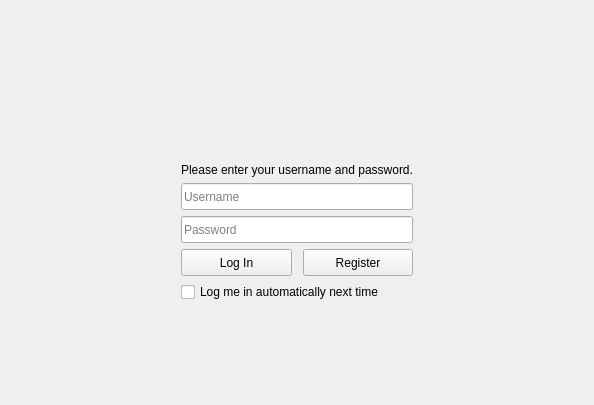
<?xml version="1.0" encoding="UTF-8"?>
<ui version="4.0">
 <class>FormMain</class>
 <widget class="QMainWindow" name="FormMain">
  <property name="geometry">
   <rect>
    <x>0</x>
    <y>0</y>
    <width>594</width>
    <height>405</height>
   </rect>
  </property>
  <property name="windowTitle">
   <string>Canyon</string>
  </property>
  <property name="styleSheet">
   <string notr="true"/>
  </property>
  <widget class="QWidget" name="centralWidget">
   <property name="focusPolicy">
    <enum>Qt::ClickFocus</enum>
   </property>
   <layout class="QHBoxLayout" name="horizontalLayout_6">
    <property name="margin">
     <number>0</number>
    </property>
    <item>
     <widget class="SlidingStackedWidget" name="stackedWidget">
      <property name="styleSheet">
       <string notr="true"/>
      </property>
      <property name="currentIndex">
       <number>0</number>
      </property>
      <widget class="QWidget" name="page">
       <property name="styleSheet">
        <string notr="true"/>
       </property>
       <layout class="QHBoxLayout" name="horizontalLayout">
        <item>
         <spacer name="horizontalSpacer_3">
          <property name="orientation">
           <enum>Qt::Horizontal</enum>
          </property>
          <property name="sizeType">
           <enum>QSizePolicy::MinimumExpanding</enum>
          </property>
          <property name="sizeHint" stdset="0">
           <size>
            <width>40</width>
            <height>20</height>
           </size>
          </property>
         </spacer>
        </item>
        <item>
         <layout class="QHBoxLayout" name="horizontalLayout_2">
          <item>
           <layout class="QVBoxLayout" name="verticalLayout">
            <item>
             <spacer name="verticalSpacer">
              <property name="orientation">
               <enum>Qt::Vertical</enum>
              </property>
              <property name="sizeHint" stdset="0">
               <size>
                <width>20</width>
                <height>40</height>
               </size>
              </property>
             </spacer>
            </item>
            <item>
             <widget class="QLabel" name="logo">
              <property name="sizePolicy">
               <sizepolicy hsizetype="Minimum" vsizetype="Preferred">
                <horstretch>0</horstretch>
                <verstretch>0</verstretch>
               </sizepolicy>
              </property>
              <property name="minimumSize">
               <size>
                <width>23</width>
                <height>43</height>
               </size>
              </property>
              <property name="maximumSize">
               <size>
                <width>16777214</width>
                <height>16777215</height>
               </size>
              </property>
              <property name="styleSheet">
               <string notr="true">image: url(:/MainForm/Resources/logo.png);</string>
              </property>
              <property name="text">
               <string/>
              </property>
             </widget>
            </item>
            <item>
             <spacer name="verticalSpacer_7">
              <property name="orientation">
               <enum>Qt::Vertical</enum>
              </property>
              <property name="sizeType">
               <enum>QSizePolicy::Minimum</enum>
              </property>
              <property name="sizeHint" stdset="0">
               <size>
                <width>10</width>
                <height>10</height>
               </size>
              </property>
             </spacer>
            </item>
            <item alignment="Qt::AlignHCenter">
             <widget class="QLabel" name="labelError">
              <property name="sizePolicy">
               <sizepolicy hsizetype="Fixed" vsizetype="Preferred">
                <horstretch>0</horstretch>
                <verstretch>0</verstretch>
               </sizepolicy>
              </property>
              <property name="styleSheet">
               <string notr="true"/>
              </property>
              <property name="text">
               <string>Please enter your username and password.</string>
              </property>
              <property name="textFormat">
               <enum>Qt::AutoText</enum>
              </property>
              <property name="alignment">
               <set>Qt::AlignCenter</set>
              </property>
              <property name="wordWrap">
               <bool>false</bool>
              </property>
             </widget>
            </item>
            <item>
             <widget class="QLineEdit" name="editUsername">
              <property name="sizePolicy">
               <sizepolicy hsizetype="Minimum" vsizetype="Fixed">
                <horstretch>0</horstretch>
                <verstretch>0</verstretch>
               </sizepolicy>
              </property>
              <property name="minimumSize">
               <size>
                <width>200</width>
                <height>27</height>
               </size>
              </property>
              <property name="focusPolicy">
               <enum>Qt::StrongFocus</enum>
              </property>
              <property name="text">
               <string/>
              </property>
              <property name="placeholderText">
               <string>Username</string>
              </property>
             </widget>
            </item>
            <item>
             <widget class="QLineEdit" name="editPassword">
              <property name="sizePolicy">
               <sizepolicy hsizetype="Minimum" vsizetype="Fixed">
                <horstretch>0</horstretch>
                <verstretch>0</verstretch>
               </sizepolicy>
              </property>
              <property name="minimumSize">
               <size>
                <width>0</width>
                <height>27</height>
               </size>
              </property>
              <property name="text">
               <string/>
              </property>
              <property name="echoMode">
               <enum>QLineEdit::Password</enum>
              </property>
              <property name="placeholderText">
               <string>Password</string>
              </property>
             </widget>
            </item>
            <item>
             <layout class="QHBoxLayout" name="horizontalLayout_4">
              <item>
               <widget class="QPushButton" name="btnLogin">
                <property name="minimumSize">
                 <size>
                  <width>0</width>
                  <height>27</height>
                 </size>
                </property>
                <property name="text">
                 <string>Log In</string>
                </property>
               </widget>
              </item>
              <item>
               <spacer name="horizontalSpacer_7">
                <property name="orientation">
                 <enum>Qt::Horizontal</enum>
                </property>
                <property name="sizeType">
                 <enum>QSizePolicy::Fixed</enum>
                </property>
                <property name="sizeHint" stdset="0">
                 <size>
                  <width>5</width>
                  <height>20</height>
                 </size>
                </property>
               </spacer>
              </item>
              <item>
               <widget class="QPushButton" name="btnRegister">
                <property name="minimumSize">
                 <size>
                  <width>0</width>
                  <height>27</height>
                 </size>
                </property>
                <property name="text">
                 <string>Register</string>
                </property>
               </widget>
              </item>
             </layout>
            </item>
            <item>
             <widget class="QCheckBox" name="checkAutoLogin">
              <property name="sizePolicy">
               <sizepolicy hsizetype="Minimum" vsizetype="Fixed">
                <horstretch>0</horstretch>
                <verstretch>0</verstretch>
               </sizepolicy>
              </property>
              <property name="text">
               <string>Log me in automatically next time</string>
              </property>
              <property name="checked">
               <bool>false</bool>
              </property>
             </widget>
            </item>
            <item>
             <spacer name="verticalSpacer_2">
              <property name="orientation">
               <enum>Qt::Vertical</enum>
              </property>
              <property name="sizeHint" stdset="0">
               <size>
                <width>20</width>
                <height>40</height>
               </size>
              </property>
             </spacer>
            </item>
           </layout>
          </item>
         </layout>
        </item>
        <item>
         <spacer name="horizontalSpacer_4">
          <property name="orientation">
           <enum>Qt::Horizontal</enum>
          </property>
          <property name="sizeType">
           <enum>QSizePolicy::MinimumExpanding</enum>
          </property>
          <property name="sizeHint" stdset="0">
           <size>
            <width>40</width>
            <height>20</height>
           </size>
          </property>
         </spacer>
        </item>
       </layout>
      </widget>
      <widget class="QWidget" name="page_2">
       <layout class="QHBoxLayout" name="horizontalLayout_3">
        <item>
         <spacer name="horizontalSpacer">
          <property name="orientation">
           <enum>Qt::Horizontal</enum>
          </property>
          <property name="sizeHint" stdset="0">
           <size>
            <width>40</width>
            <height>20</height>
           </size>
          </property>
         </spacer>
        </item>
        <item>
         <layout class="QVBoxLayout" name="verticalLayout_2">
          <item>
           <spacer name="verticalSpacer_3">
            <property name="orientation">
             <enum>Qt::Vertical</enum>
            </property>
            <property name="sizeHint" stdset="0">
             <size>
              <width>20</width>
              <height>40</height>
             </size>
            </property>
           </spacer>
          </item>
          <item alignment="Qt::AlignHCenter">
           <widget class="QLabel" name="imageLoading">
            <property name="sizePolicy">
             <sizepolicy hsizetype="Fixed" vsizetype="Fixed">
              <horstretch>0</horstretch>
              <verstretch>0</verstretch>
             </sizepolicy>
            </property>
            <property name="minimumSize">
             <size>
              <width>32</width>
              <height>32</height>
             </size>
            </property>
            <property name="baseSize">
             <size>
              <width>32</width>
              <height>32</height>
             </size>
            </property>
            <property name="text">
             <string/>
            </property>
            <property name="textFormat">
             <enum>Qt::PlainText</enum>
            </property>
           </widget>
          </item>
          <item>
           <spacer name="verticalSpacer_8">
            <property name="orientation">
             <enum>Qt::Vertical</enum>
            </property>
            <property name="sizeType">
             <enum>QSizePolicy::Fixed</enum>
            </property>
            <property name="sizeHint" stdset="0">
             <size>
              <width>20</width>
              <height>15</height>
             </size>
            </property>
           </spacer>
          </item>
          <item>
           <widget class="QPushButton" name="btnCancel">
            <property name="minimumSize">
             <size>
              <width>100</width>
              <height>30</height>
             </size>
            </property>
            <property name="text">
             <string>Cancel</string>
            </property>
           </widget>
          </item>
          <item>
           <spacer name="verticalSpacer_4">
            <property name="orientation">
             <enum>Qt::Vertical</enum>
            </property>
            <property name="sizeHint" stdset="0">
             <size>
              <width>20</width>
              <height>40</height>
             </size>
            </property>
           </spacer>
          </item>
         </layout>
        </item>
        <item>
         <spacer name="horizontalSpacer_2">
          <property name="orientation">
           <enum>Qt::Horizontal</enum>
          </property>
          <property name="sizeHint" stdset="0">
           <size>
            <width>40</width>
            <height>20</height>
           </size>
          </property>
         </spacer>
        </item>
       </layout>
      </widget>
      <widget class="QWidget" name="page_3">
       <property name="styleSheet">
        <string notr="true"/>
       </property>
       <layout class="QHBoxLayout" name="horizontalLayout_7">
        <property name="spacing">
         <number>0</number>
        </property>
        <property name="margin">
         <number>0</number>
        </property>
        <item>
         <widget class="QWidget" name="sidebar" native="true">
          <property name="sizePolicy">
           <sizepolicy hsizetype="MinimumExpanding" vsizetype="Preferred">
            <horstretch>1</horstretch>
            <verstretch>0</verstretch>
           </sizepolicy>
          </property>
          <property name="minimumSize">
           <size>
            <width>48</width>
            <height>0</height>
           </size>
          </property>
          <property name="maximumSize">
           <size>
            <width>96</width>
            <height>16777215</height>
           </size>
          </property>
          <property name="styleSheet">
           <string notr="true"/>
          </property>
          <layout class="QVBoxLayout" name="verticalLayout_3">
           <property name="spacing">
            <number>8</number>
           </property>
           <property name="leftMargin">
            <number>0</number>
           </property>
           <property name="topMargin">
            <number>12</number>
           </property>
           <property name="rightMargin">
            <number>0</number>
           </property>
           <property name="bottomMargin">
            <number>5</number>
           </property>
           <item alignment="Qt::AlignHCenter">
            <widget class="QLabel" name="label_2">
             <property name="minimumSize">
              <size>
               <width>32</width>
               <height>32</height>
              </size>
             </property>
             <property name="styleSheet">
              <string notr="true">image: url(:/MainForm/Resources/icon.png);</string>
             </property>
             <property name="text">
              <string/>
             </property>
            </widget>
           </item>
           <item>
            <spacer name="verticalSpacer_9">
             <property name="orientation">
              <enum>Qt::Vertical</enum>
             </property>
             <property name="sizeType">
              <enum>QSizePolicy::Fixed</enum>
             </property>
             <property name="sizeHint" stdset="0">
              <size>
               <width>0</width>
               <height>10</height>
              </size>
             </property>
            </spacer>
           </item>
           <item>
            <widget class="QPushButton" name="btnAdd">
             <property name="sizePolicy">
              <sizepolicy hsizetype="Expanding" vsizetype="Fixed">
               <horstretch>0</horstretch>
               <verstretch>0</verstretch>
              </sizepolicy>
             </property>
             <property name="minimumSize">
              <size>
               <width>32</width>
               <height>32</height>
              </size>
             </property>
             <property name="toolTip">
              <string>Add peer</string>
             </property>
             <property name="styleSheet">
              <string notr="true"/>
             </property>
             <property name="text">
              <string/>
             </property>
             <property name="iconSize">
              <size>
               <width>16</width>
               <height>16</height>
              </size>
             </property>
            </widget>
           </item>
           <item>
            <widget class="QPushButton" name="btnOptions">
             <property name="sizePolicy">
              <sizepolicy hsizetype="MinimumExpanding" vsizetype="Fixed">
               <horstretch>0</horstretch>
               <verstretch>0</verstretch>
              </sizepolicy>
             </property>
             <property name="minimumSize">
              <size>
               <width>26</width>
               <height>26</height>
              </size>
             </property>
             <property name="toolTip">
              <string>Options</string>
             </property>
             <property name="styleSheet">
              <string notr="true"/>
             </property>
             <property name="text">
              <string/>
             </property>
            </widget>
           </item>
           <item>
            <widget class="QPushButton" name="btnLogout">
             <property name="sizePolicy">
              <sizepolicy hsizetype="Expanding" vsizetype="Fixed">
               <horstretch>0</horstretch>
               <verstretch>0</verstretch>
              </sizepolicy>
             </property>
             <property name="minimumSize">
              <size>
               <width>26</width>
               <height>26</height>
              </size>
             </property>
             <property name="toolTip">
              <string>Log out</string>
             </property>
             <property name="styleSheet">
              <string notr="true"/>
             </property>
             <property name="text">
              <string/>
             </property>
            </widget>
           </item>
           <item>
            <spacer name="verticalSpacer_6">
             <property name="orientation">
              <enum>Qt::Vertical</enum>
             </property>
             <property name="sizeHint" stdset="0">
              <size>
               <width>20</width>
               <height>40</height>
              </size>
             </property>
            </spacer>
           </item>
          </layout>
         </widget>
        </item>
        <item>
         <widget class="QScrollArea" name="scrollArea">
          <property name="sizePolicy">
           <sizepolicy hsizetype="Expanding" vsizetype="Expanding">
            <horstretch>6</horstretch>
            <verstretch>0</verstretch>
           </sizepolicy>
          </property>
          <property name="widgetResizable">
           <bool>true</bool>
          </property>
          <widget class="QWidget" name="scrollAreaWidgetContents">
           <property name="geometry">
            <rect>
             <x>0</x>
             <y>0</y>
             <width>507</width>
             <height>403</height>
            </rect>
           </property>
           <layout class="QVBoxLayout" name="verticalLayout_8">
            <property name="spacing">
             <number>0</number>
            </property>
            <property name="margin">
             <number>0</number>
            </property>
            <item>
             <widget class="QPushButton" name="pushButton">
              <property name="styleSheet">
               <string notr="true"/>
              </property>
              <property name="text">
               <string>PEERS</string>
              </property>
              <property name="checkable">
               <bool>false</bool>
              </property>
             </widget>
            </item>
            <item>
             <widget class="QPushButton" name="pushButton_2">
              <property name="text">
               <string>NOTIFICATIONS</string>
              </property>
             </widget>
            </item>
            <item>
             <spacer name="verticalSpacer_5">
              <property name="orientation">
               <enum>Qt::Vertical</enum>
              </property>
              <property name="sizeType">
               <enum>QSizePolicy::MinimumExpanding</enum>
              </property>
              <property name="sizeHint" stdset="0">
               <size>
                <width>20</width>
                <height>0</height>
               </size>
              </property>
             </spacer>
            </item>
            <item alignment="Qt::AlignHCenter">
             <widget class="QWidget" name="widget" native="true">
              <property name="minimumSize">
               <size>
                <width>0</width>
                <height>45</height>
               </size>
              </property>
              <property name="styleSheet">
               <string notr="true">
    font-size: 12pt;
	font-family: &quot;Segoe UI&quot;;
	color: rgb(95, 95, 95);</string>
              </property>
              <layout class="QHBoxLayout" name="horizontalLayout_5"/>
             </widget>
            </item>
           </layout>
          </widget>
         </widget>
        </item>
       </layout>
      </widget>
     </widget>
    </item>
   </layout>
  </widget>
  <action name="actionLog_Out">
   <property name="icon">
    <iconset resource="mainform.qrc">
     <normaloff>:/MainForm/Resources/arrow_back_16xLG.png</normaloff>:/MainForm/Resources/arrow_back_16xLG.png</iconset>
   </property>
   <property name="text">
    <string>Log out</string>
   </property>
  </action>
  <action name="actionExit">
   <property name="icon">
    <iconset resource="mainform.qrc">
     <normaloff>:/MainForm/Resources/DynamicHelp_5659.png</normaloff>:/MainForm/Resources/DynamicHelp_5659.png</iconset>
   </property>
   <property name="text">
    <string>Exit</string>
   </property>
  </action>
  <action name="actionOptions">
   <property name="icon">
    <iconset resource="mainform.qrc">
     <normaloff>:/MainForm/Resources/properties_16xLG.png</normaloff>:/MainForm/Resources/properties_16xLG.png</iconset>
   </property>
   <property name="text">
    <string>Options</string>
   </property>
  </action>
  <action name="actionOnline_Help">
   <property name="text">
    <string>Online help</string>
   </property>
  </action>
  <action name="actionAbout">
   <property name="text">
    <string>About</string>
   </property>
  </action>
  <action name="actionAdd_New_Peer">
   <property name="icon">
    <iconset resource="mainform.qrc">
     <normaloff>:/MainForm/Resources/UIThread_10386.png</normaloff>:/MainForm/Resources/UIThread_10386.png</iconset>
   </property>
   <property name="text">
    <string>Add new peer</string>
   </property>
  </action>
  <action name="actionShow_offline_peers">
   <property name="checkable">
    <bool>true</bool>
   </property>
   <property name="checked">
    <bool>true</bool>
   </property>
   <property name="text">
    <string>Show offline peers</string>
   </property>
  </action>
  <action name="actionStatus">
   <property name="checkable">
    <bool>true</bool>
   </property>
   <property name="text">
    <string>Status</string>
   </property>
  </action>
  <action name="actionName">
   <property name="checkable">
    <bool>true</bool>
   </property>
   <property name="checked">
    <bool>true</bool>
   </property>
   <property name="text">
    <string>Name</string>
   </property>
  </action>
  <action name="actionCopy_IPv4_address">
   <property name="text">
    <string>Copy IPv4 address</string>
   </property>
  </action>
  <action name="actionStart_chat">
   <property name="text">
    <string>Start chat</string>
   </property>
  </action>
  <action name="actionSend_Files">
   <property name="text">
    <string>Send Files...</string>
   </property>
  </action>
  <action name="actionPing">
   <property name="text">
    <string>Ping...</string>
   </property>
  </action>
 </widget>
 <layoutdefault spacing="6" margin="11"/>
 <customwidgets>
  <customwidget>
   <class>SlidingStackedWidget</class>
   <extends>QStackedWidget</extends>
   <header>SlidingStackedWidget.h</header>
   <container>1</container>
  </customwidget>
 </customwidgets>
 <tabstops>
  <tabstop>checkAutoLogin</tabstop>
  <tabstop>editUsername</tabstop>
  <tabstop>editPassword</tabstop>
  <tabstop>btnLogin</tabstop>
  <tabstop>btnRegister</tabstop>
  <tabstop>btnCancel</tabstop>
 </tabstops>
 <resources>
  <include location="mainform.qrc"/>
 </resources>
 <connections>
  <connection>
   <sender>btnLogin</sender>
   <signal>clicked()</signal>
   <receiver>FormMain</receiver>
   <slot>OnBtnLogin()</slot>
   <hints>
    <hint type="sourcelabel">
     <x>106</x>
     <y>327</y>
    </hint>
    <hint type="destinationlabel">
     <x>173</x>
     <y>250</y>
    </hint>
   </hints>
  </connection>
  <connection>
   <sender>btnCancel</sender>
   <signal>clicked()</signal>
   <receiver>FormMain</receiver>
   <slot>OnBtnCancelLoading()</slot>
   <hints>
    <hint type="sourcelabel">
     <x>173</x>
     <y>288</y>
    </hint>
    <hint type="destinationlabel">
     <x>173</x>
     <y>250</y>
    </hint>
   </hints>
  </connection>
  <connection>
   <sender>btnRegister</sender>
   <signal>clicked()</signal>
   <receiver>FormMain</receiver>
   <slot>OnBtnRegister()</slot>
   <hints>
    <hint type="sourcelabel">
     <x>239</x>
     <y>327</y>
    </hint>
    <hint type="destinationlabel">
     <x>173</x>
     <y>250</y>
    </hint>
   </hints>
  </connection>
  <connection>
   <sender>actionExit</sender>
   <signal>activated()</signal>
   <receiver>FormMain</receiver>
   <slot>OnExit()</slot>
   <hints>
    <hint type="sourcelabel">
     <x>-1</x>
     <y>-1</y>
    </hint>
    <hint type="destinationlabel">
     <x>173</x>
     <y>250</y>
    </hint>
   </hints>
  </connection>
  <connection>
   <sender>actionLog_Out</sender>
   <signal>activated()</signal>
   <receiver>FormMain</receiver>
   <slot>OnLogout()</slot>
   <hints>
    <hint type="sourcelabel">
     <x>-1</x>
     <y>-1</y>
    </hint>
    <hint type="destinationlabel">
     <x>173</x>
     <y>250</y>
    </hint>
   </hints>
  </connection>
  <connection>
   <sender>actionAdd_New_Peer</sender>
   <signal>activated()</signal>
   <receiver>FormMain</receiver>
   <slot>OnAddPeer()</slot>
   <hints>
    <hint type="sourcelabel">
     <x>-1</x>
     <y>-1</y>
    </hint>
    <hint type="destinationlabel">
     <x>173</x>
     <y>250</y>
    </hint>
   </hints>
  </connection>
  <connection>
   <sender>actionShow_offline_peers</sender>
   <signal>activated()</signal>
   <receiver>FormMain</receiver>
   <slot>ShowOfflinePeers()</slot>
   <hints>
    <hint type="sourcelabel">
     <x>-1</x>
     <y>-1</y>
    </hint>
    <hint type="destinationlabel">
     <x>173</x>
     <y>250</y>
    </hint>
   </hints>
  </connection>
  <connection>
   <sender>actionOptions</sender>
   <signal>activated()</signal>
   <receiver>FormMain</receiver>
   <slot>OnOptions()</slot>
   <hints>
    <hint type="sourcelabel">
     <x>-1</x>
     <y>-1</y>
    </hint>
    <hint type="destinationlabel">
     <x>173</x>
     <y>250</y>
    </hint>
   </hints>
  </connection>
  <connection>
   <sender>actionOnline_Help</sender>
   <signal>activated()</signal>
   <receiver>FormMain</receiver>
   <slot>OnHelp()</slot>
   <hints>
    <hint type="sourcelabel">
     <x>-1</x>
     <y>-1</y>
    </hint>
    <hint type="destinationlabel">
     <x>173</x>
     <y>250</y>
    </hint>
   </hints>
  </connection>
  <connection>
   <sender>actionAbout</sender>
   <signal>activated()</signal>
   <receiver>FormMain</receiver>
   <slot>OnAbout()</slot>
   <hints>
    <hint type="sourcelabel">
     <x>-1</x>
     <y>-1</y>
    </hint>
    <hint type="destinationlabel">
     <x>173</x>
     <y>250</y>
    </hint>
   </hints>
  </connection>
  <connection>
   <sender>btnAdd</sender>
   <signal>clicked()</signal>
   <receiver>FormMain</receiver>
   <slot>OnAddPeer()</slot>
   <hints>
    <hint type="sourcelabel">
     <x>141</x>
     <y>386</y>
    </hint>
    <hint type="destinationlabel">
     <x>172</x>
     <y>202</y>
    </hint>
   </hints>
  </connection>
  <connection>
   <sender>btnOptions</sender>
   <signal>clicked()</signal>
   <receiver>FormMain</receiver>
   <slot>OnOptions()</slot>
   <hints>
    <hint type="sourcelabel">
     <x>172</x>
     <y>386</y>
    </hint>
    <hint type="destinationlabel">
     <x>172</x>
     <y>202</y>
    </hint>
   </hints>
  </connection>
  <connection>
   <sender>btnLogout</sender>
   <signal>clicked()</signal>
   <receiver>FormMain</receiver>
   <slot>OnLogout()</slot>
   <hints>
    <hint type="sourcelabel">
     <x>203</x>
     <y>386</y>
    </hint>
    <hint type="destinationlabel">
     <x>172</x>
     <y>202</y>
    </hint>
   </hints>
  </connection>
  <connection>
   <sender>editUsername</sender>
   <signal>returnPressed()</signal>
   <receiver>FormMain</receiver>
   <slot>OnBtnLogin()</slot>
   <hints>
    <hint type="sourcelabel">
     <x>151</x>
     <y>199</y>
    </hint>
    <hint type="destinationlabel">
     <x>152</x>
     <y>202</y>
    </hint>
   </hints>
  </connection>
  <connection>
   <sender>editPassword</sender>
   <signal>returnPressed()</signal>
   <receiver>FormMain</receiver>
   <slot>OnBtnLogin()</slot>
   <hints>
    <hint type="sourcelabel">
     <x>151</x>
     <y>232</y>
    </hint>
    <hint type="destinationlabel">
     <x>152</x>
     <y>202</y>
    </hint>
   </hints>
  </connection>
 </connections>
 <slots>
  <slot>OnBtnLogin()</slot>
  <slot>OnBtnRegister()</slot>
  <slot>OnBtnCancelLoading()</slot>
  <slot>OnLogout()</slot>
  <slot>OnExit()</slot>
  <slot>OnAddPeer()</slot>
  <slot>ShowOfflinePeers()</slot>
  <slot>OnOptions()</slot>
  <slot>OnEditProfile()</slot>
  <slot>OnHelp()</slot>
  <slot>OnAbout()</slot>
 </slots>
</ui>
